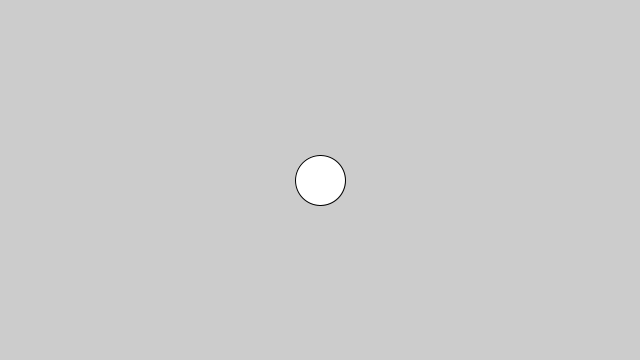
Frame 1 (no input)
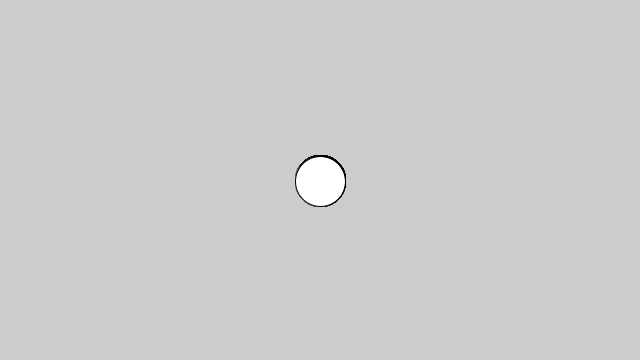
Frame 60 (the mouse pressed at the canvas centre just before this capture)
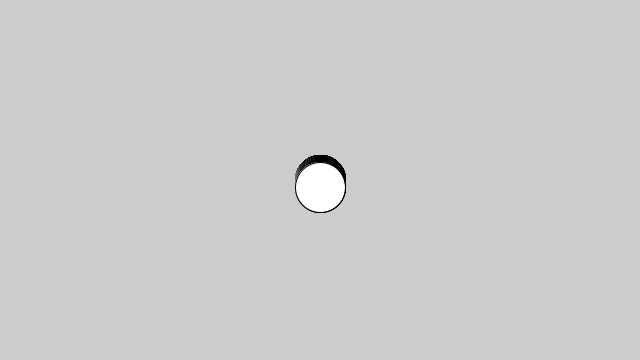
Frame 120 (the mouse held since frame 60 and released just before this capture)

The Processing sketch that drew these frames (run headless with seeded random() and noise(); from frame 60 on, the mouse is pressed at the canvas centre):

// Processing sketch: ForcesIntro
// ── ForcesIntro.pde
Mover m;

void setup() {
  size(640, 360);
  m = new Mover();
}

void draw() {
  PVector gravity = new PVector(0, 0.01);
  m.applyForce(gravity);
  m.update();
  m.display();
}

void keyPressed() {
  if (key == ' ' ) {
    m.applyForce(new PVector(0, -1.5));
  }
}

// ── Mover.pde
public class Mover {
  private PVector location;
  private PVector velocity;
  private PVector acceleration;
  private float mass;
  
  public Mover() {
    location = new PVector(width / 2, height / 2);
    velocity = new PVector(0, 0);
    acceleration = new PVector(0, 0);
    mass = 10.0;
  }
  
  public void applyForce(PVector force) {
    force.div(mass);
    acceleration.add(force);
  }
  
  public void update() {
    velocity.add(acceleration);
    location.add(velocity);
    acceleration.mult(0);
  }
  
  public void display() {
    ellipse(location.x, location.y, 50, 50);
  }
}
